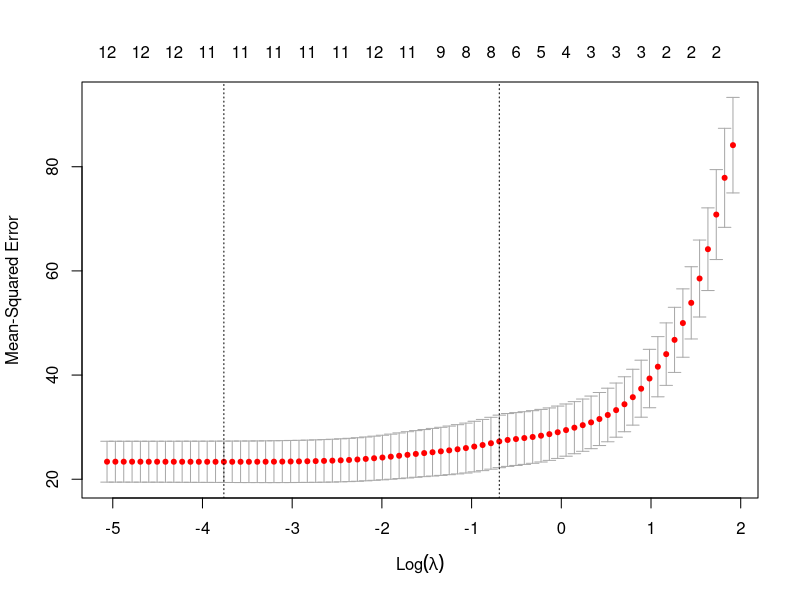

Generate this figure with R:
## ---- chunk 1
knitr::opts_chunk$set(echo = TRUE, eval = TRUE)
## ---- chunk 2
library(MASS)
## ---- chunk 3
data(Boston);
colnames(Boston) 
## ---- chunk 4
library(glmnet)
## ---- chunk 5
lasso_fit = glmnet(x = as.matrix(Boston[, -c(which(colnames(Boston)=='medv'))]), y = Boston$medv, alpha = 1)
#lambda = 0.5
coef(lasso_fit,s=0.5)

#lambda = 1
coef(lasso_fit,s=1)

#use 5-fold cross validation to pick lambda
cv_lasso_fit = cv.glmnet(x = as.matrix(Boston[, -c(which(colnames(Boston)=='medv'))]), y = Boston$medv, alpha = 1, nfolds = 5)
plot(cv_lasso_fit)
## ---- chunk 6
cv_lasso_fit$lambda.min
## ---- chunk 7
Boston.insample.prediction = predict(lasso_fit, as.matrix(Boston[, -c(which(colnames(Boston)=='medv'))]), s = cv_lasso_fit$lambda.min)
